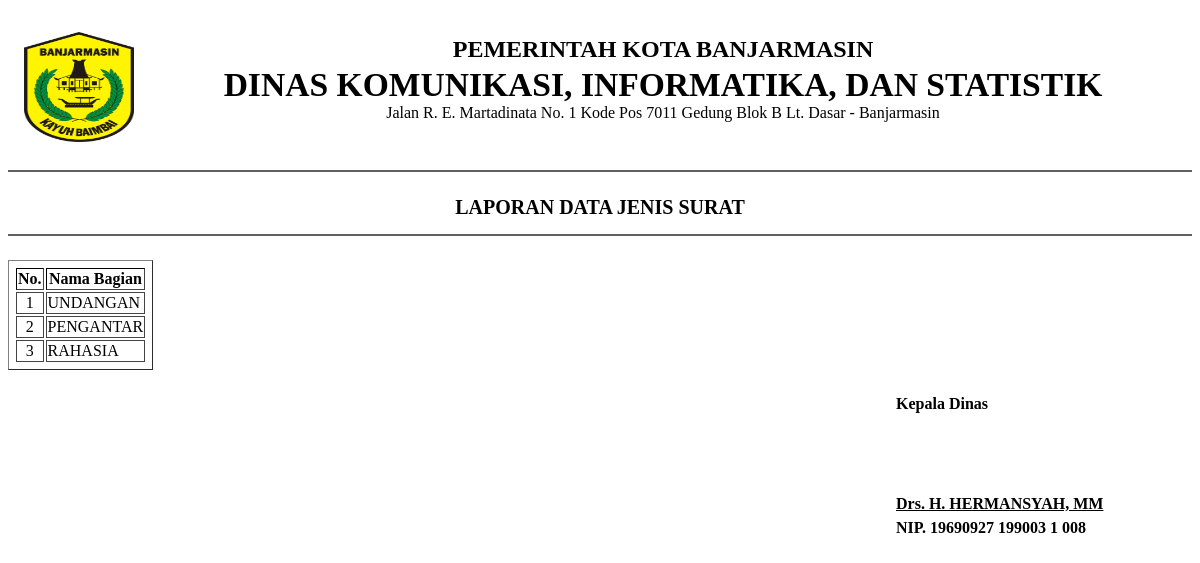
Screenshot of /admin/laporan/laporan_jenis.php (signed in) with the database file from the repository.
### tables this page shows
CREATE TABLE IF NOT EXISTS `mjenis` (
  `kd_jenis` varchar(8) NOT NULL,
  `nm_jenis` char(30) NOT NULL,
  PRIMARY KEY (`kd_jenis`)
);

### admin/laporan/laporan_jenis.php (the view, shortened to what this page needs)
<?php
    if (empty($_SESSION['username'])){
        header('location:../index.php');
    } else {
        include "../../config.php";
        echo '
        <body onload="window.print()">
        <div class="container">
            <div id="colres">
                <div class="disp">';
                        echo '<img class="logodisp" src="../logo.png"/>';
                        echo '<h6 class="up">PEMERINTAH KOTA BANJARMASIN</h6>';
                        echo '<h5 class="up" id="nama">DINAS KOMUNIKASI, INFORMATIKA, DAN STATISTIK</h5><br/>';
                        echo '<span id="alamat">Jalan R. E. Martadinata No. 1 Kode Pos 7011 Gedung Blok B Lt. Dasar - Banjarmasin</span>';
                    echo '
                </div>
                <br>
                <br>
                <div class="separator"></div>
                <div class="tgh" id="lbr">LAPORAN DATA JENIS SURAT</div>
                </br>
                </br>
                <div class="separator"></div>';
                echo '
                <table border="1" class="profile-table" id="tbl">
                <thead>
                <tr>
                <th>No.</th>
                <th>Nama Bagian</th>
                </tr>
                </thead>';
                $query = mysqli_query($koneksi, "SELECT * FROM mjenis ORDER BY kd_jenis ASC");
                $no = 1;
                while($row = mysqli_fetch_array($query)){
                echo '
                        <tbody>
                            <tr>
                                <td align="center">'.$no++.'</td>
                                <td>'.$row['nm_jenis'].'</td>
                            </tr>';
                        }}echo '
                        </tbody>
                    </table>
                    <div id="lead">
                        <b><p>Kepala Dinas</p></b>
                        <div style="height: 50px;"></div>';
                            echo '<b><p class="lead">Drs. H. HERMANSYAH, MM</p></b>';
                            echo '<b><p>NIP. 19690927 199003 1 008</p></b>';
                        echo '
                    </div>
                </div>
                <div class="jarak2"></div>
            </div>
            </body>';
?>

### admin/laporan/laporan_jenis.php (style rules this page uses)
th { text-align:center; vertical-align:middle; }
table { background: #fff; padding: 5px; }
tr, td { border: table-cell; border: 1px solid #444; }
tr,td { vertical-align: top!important; }
.disp { text-align: center; padding: 1.5rem 0; margin-bottom: .5rem; }
.logodisp { float: left; position: relative; width: 110px; height: 110px; margin: 0 0 0 1rem; }
#lead { width: auto; position: relative; margin: 25px 0 0 75%; }
.lead { font-weight: bold; text-decoration: underline; margin-bottom: -10px; }
.tgh { text-align: center; }
#nama { font-size: 2.1rem; margin-bottom: -1rem; }
#alamat { font-size: 16px; }
.up { text-transform: uppercase; margin: 0; line-height: 2.2rem; font-size: 1.5rem; }
#lbr { font-size: 20px; font-weight: bold; }
.separator { border-bottom: 2px solid #616161; margin: -1.3rem 0 1.5rem; }

### rows the page displays
mjenis: nm_jenis "UNDANGAN"
mjenis: nm_jenis "PENGANTAR"
mjenis: nm_jenis "RAHASIA"
